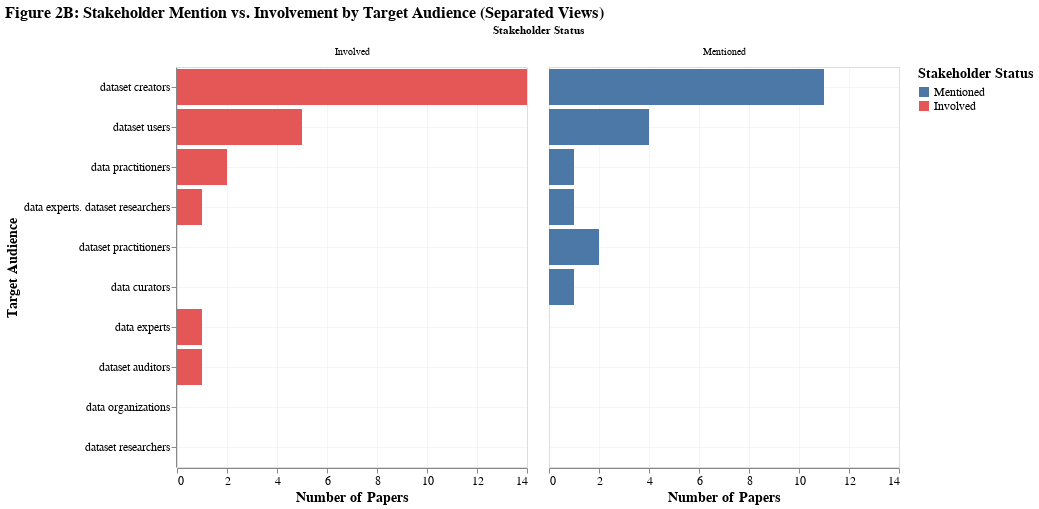

Notebook cell for this chart:
### Code cell
fig2_option_b = alt.Chart(df_stakeholder).mark_bar().encode(
    x=alt.X('count:Q', title='Number of Papers'),
    y=alt.Y('audience:N', 
            title='Target Audience',
            sort=audience_order),
    color=alt.Color('category:N', 
                    title='Stakeholder Status',
                    scale=alt.Scale(domain=list(stakeholder_colors.keys()), 
                                  range=list(stakeholder_colors.values()))),
    facet=alt.Facet('category:N', 
                    title='Stakeholder Status',
                    columns=2),
    tooltip=['audience:N', 'category:N', 'count:Q']
).properties(
    width=350,
    height=400,
    title='Figure 2B: Stakeholder Mention vs. Involvement by Target Audience (Separated Views)'
)

fig2_option_b

### Figure 1 — Vega-Lite specification as saved in the notebook (floating-point values rounded to 4 significant figures)
{"config": {"view": {"continuousWidth": 600, "continuousHeight": 400}, "mark": {"tooltip": true}, "axis": {"labelFontSize": 12, "titleFontSize": 14, "grid": true, "gridOpacity": 0.3}, "legend": {"labelFontSize": 12, "titleFontSize": 14}, "title": {"fontSize": 16, "anchor": "start"}}, "data": {"name": "data-d2db02b840f5dedb0a88f76ae81ef169"}, "mark": {"type": "bar"}, "encoding": {"color": {"field": "category", "scale": {"domain": ["Mentioned", "Involved"], "range": ["#4c78a8", "#e45756"]}, "title": "Stakeholder Status", "type": "nominal"}, "facet": {"columns": 2, "field": "category", "title": "Stakeholder Status", "type": "nominal"}, "tooltip": [{"field": "audience", "type": "nominal"}, {"field": "category", "type": "nominal"}, {"field": "count", "type": "quantitative"}], "x": {"field": "count", "title": "Number of Papers", "type": "quantitative"}, "y": {"field": "audience", "sort": ["dataset creators", "dataset users", "data practitioners", "data experts. dataset researchers", "dataset practitioners", "data curators", "data experts", "dataset auditors", "data organizations", "dataset researchers"], "title": "Target Audience", "type": "nominal"}}, "height": 400, "title": "Figure 2B: Stakeholder Mention vs. Involvement by Target Audience (Separated Views)", "width": 350, "$schema": "https://vega.github.io/schema/vega-lite/v5.20.1.json", "datasets": {"data-d2db02b840f5dedb0a88f76ae81ef169": [{"audience": "dataset creators", "category": "Mentioned", "count": 11}, {"audience": "dataset creators", "category": "Involved", "count": 14}, {"audience": "dataset users", "category": "Mentioned", "count": 4}, {"audience": "dataset users", "category": "Involved", "count": 5}, {"audience": "dataset auditors", "category": "Mentioned", "count": 0}, {"audience": "dataset auditors", "category": "Involved", "count": 1}, {"audience": "data experts", "category": "Mentioned", "count": 0}, {"audience": "data experts", "category": "Involved", "count": 1}, {"audience": "data curators", "category": "Mentioned", "count": 1}, {"audience": "data curators", "category": "Involved", "count": 0}, {"audience": "dataset practitioners", "category": "Mentioned", "count": 2}, {"audience": "dataset practitioners", "category": "Involved", "count": 0}, {"audience": "data practitioners", "category": "Mentioned", "count": 1}, {"audience": "data practitioners", "category": "Involved", "count": 2}, {"audience": "data organizations", "category": "Mentioned", "count": 0}, {"audience": "data organizations", "category": "Involved", "count": 0}, {"audience": "data experts. dataset researchers", "category": "Mentioned", "count": 1}, {"audience": "data experts. dataset researchers", "category": "Involved", "count": 1}, {"audience": "dataset researchers", "category": "Mentioned", "count": 0}, {"audience": "dataset researchers", "category": "Involved", "count": 0}]}}
